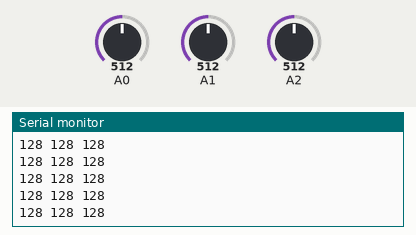
Recording of a sketch running on a simulated Arduino Uno, built with avr-gcc and run on an emulated ATmega328P. Shown: the last lines printed to the serial monitor. The test bench sets the inputs (shaded band); at power-on: A0 = 512, A1 = 512, A2 = 512.

Above: at 1.2 s.
1.3 s: A0 set to 716
At 1.34 s:
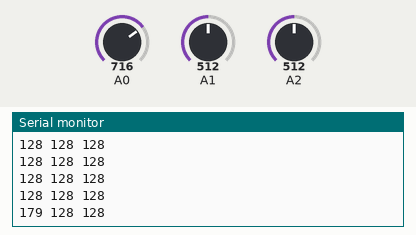
2.8 s: A1 set to 716
At 2.81 s:
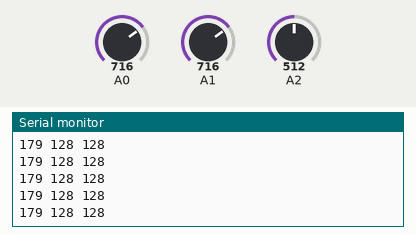
5.8 s: A2 set to 716
At 5.81 s:
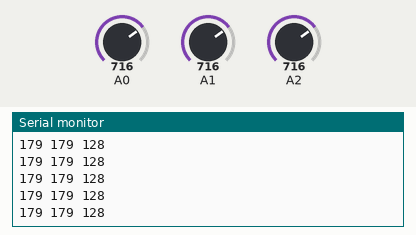
7.3 s: A0 set to 900
At 7.33 s:
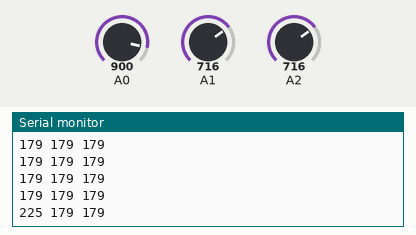
8.8 s: A1 set to 900
At 8.81 s:
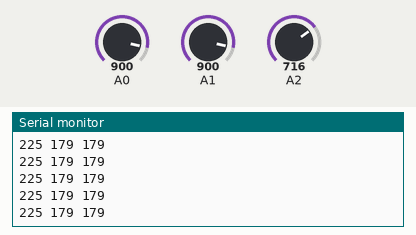
10.3 s: A2 set to 900
At 10.33 s:
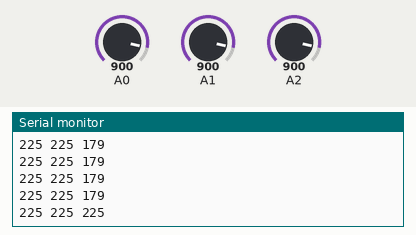
Timing chart, 0 to 12.8 s (numbered marks = the images above; inputs shaded):
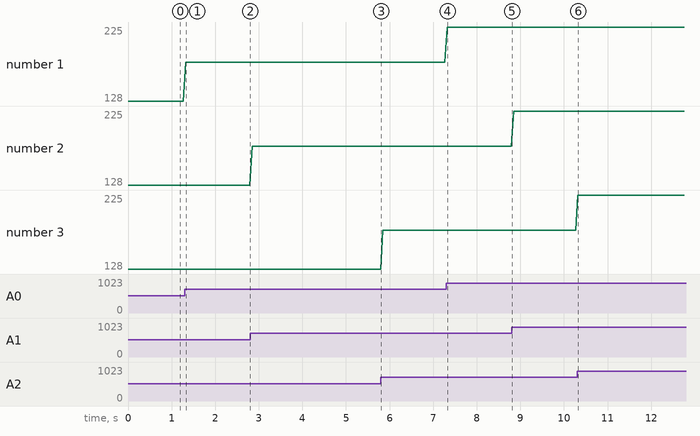

The sketch:

tri_pot_test.ino
```cpp
void setup() {

  Serial.begin(9600);
}

void loop() {
  int v0 = analogRead(A0);
  int v1 = analogRead(A1);
  int v2 = analogRead(A2);
  //float v0 = sensorValue / 1023.0;
  Serial.print(v0>>2); Serial.print(" ");
  Serial.print(v1>>2); Serial.print(" ");
  Serial.println(v2>>2);
  delay(50);
}
```

Measured:
- after the input at 1.3 s, the serial monitor: prints a new line at once (image 1)
- after the input at 7.3 s, the serial monitor: prints a new line at once (image 4)
- after the input at 10.3 s, the serial monitor: prints a new line at once (image 6)
- plotted number 1: 128 → 179 after the input at 1.3 s, 179 → 225 after the input at 7.3 s
